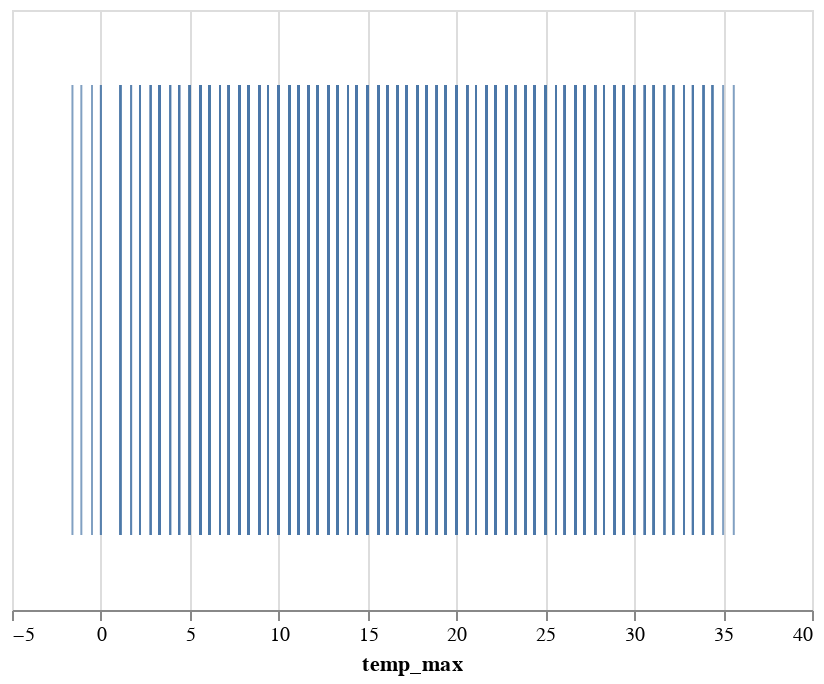

Notebook code cell kept with this figure:
### Code cell
alt.Chart(weather).mark_tick().encode(
    x = 'temp_max:Q'
)

### Figure 1 — Vega-Lite specification as saved in the notebook (floating-point values rounded to 4 significant figures; data arrays with more than 128 entries replaced by an {"elided": "..."} marker saying what was removed)
{"$schema": "https://vega.github.io/schema/vega-lite/v3.4.0.json", "config": {"mark": {"tooltip": null}, "view": {"height": 300, "width": 400}}, "data": {"name": "data-13ba8891ffc1c036fb4d1d254fdfb737"}, "datasets": {"data-13ba8891ffc1c036fb4d1d254fdfb737": {"elided": "1461 records"}}, "encoding": {"x": {"field": "temp_max", "type": "quantitative"}}, "mark": "tick"}
